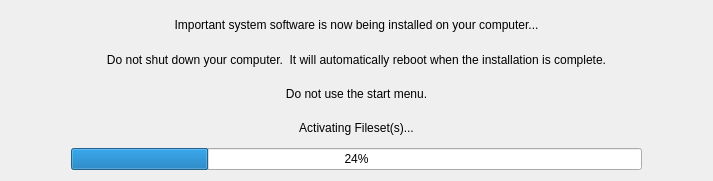
<?xml version="1.0" encoding="UTF-8"?>
<ui version="4.0">
 <class>InstallerStatusDialog</class>
 <widget class="QDialog" name="InstallerStatusDialog">
  <property name="geometry">
   <rect>
    <x>0</x>
    <y>0</y>
    <width>713</width>
    <height>181</height>
   </rect>
  </property>
  <property name="sizePolicy">
   <sizepolicy hsizetype="Fixed" vsizetype="Fixed">
    <horstretch>0</horstretch>
    <verstretch>0</verstretch>
   </sizepolicy>
  </property>
  <property name="minimumSize">
   <size>
    <width>598</width>
    <height>167</height>
   </size>
  </property>
  <property name="windowTitle">
   <string>FileWave Installer</string>
  </property>
  <property name="autoFillBackground">
   <bool>false</bool>
  </property>
  <property name="sizeGripEnabled">
   <bool>false</bool>
  </property>
  <property name="modal">
   <bool>true</bool>
  </property>
  <layout class="QVBoxLayout" name="verticalLayout">
   <item>
    <widget class="QLabel" name="titleLabel">
     <property name="text">
      <string>Important system software is now being installed on your computer...</string>
     </property>
     <property name="alignment">
      <set>Qt::AlignCenter</set>
     </property>
    </widget>
   </item>
   <item>
    <widget class="QLabel" name="labelDetail">
     <property name="text">
      <string>Do not shut down your computer.  It will automatically reboot when the installation is complete.</string>
     </property>
     <property name="alignment">
      <set>Qt::AlignCenter</set>
     </property>
     <property name="wordWrap">
      <bool>true</bool>
     </property>
    </widget>
   </item>
   <item>
    <widget class="QLabel" name="winWarnLabel">
     <property name="text">
      <string>Do not use the start menu.</string>
     </property>
     <property name="alignment">
      <set>Qt::AlignCenter</set>
     </property>
    </widget>
   </item>
   <item>
    <widget class="QLabel" name="statusLabel">
     <property name="text">
      <string>Activating Fileset(s)...</string>
     </property>
     <property name="alignment">
      <set>Qt::AlignCenter</set>
     </property>
     <property name="wordWrap">
      <bool>true</bool>
     </property>
    </widget>
   </item>
   <item>
    <layout class="QHBoxLayout" name="horizontalLayout">
     <item>
      <spacer name="horizontalSpacer">
       <property name="orientation">
        <enum>Qt::Horizontal</enum>
       </property>
       <property name="sizeType">
        <enum>QSizePolicy::Fixed</enum>
       </property>
       <property name="sizeHint" stdset="0">
        <size>
         <width>60</width>
         <height>20</height>
        </size>
       </property>
      </spacer>
     </item>
     <item>
      <widget class="QProgressBar" name="progressBar">
       <property name="value">
        <number>24</number>
       </property>
      </widget>
     </item>
     <item>
      <spacer name="horizontalSpacer_2">
       <property name="orientation">
        <enum>Qt::Horizontal</enum>
       </property>
       <property name="sizeType">
        <enum>QSizePolicy::Fixed</enum>
       </property>
       <property name="sizeHint" stdset="0">
        <size>
         <width>60</width>
         <height>20</height>
        </size>
       </property>
      </spacer>
     </item>
    </layout>
   </item>
  </layout>
 </widget>
 <resources/>
 <connections/>
</ui>
